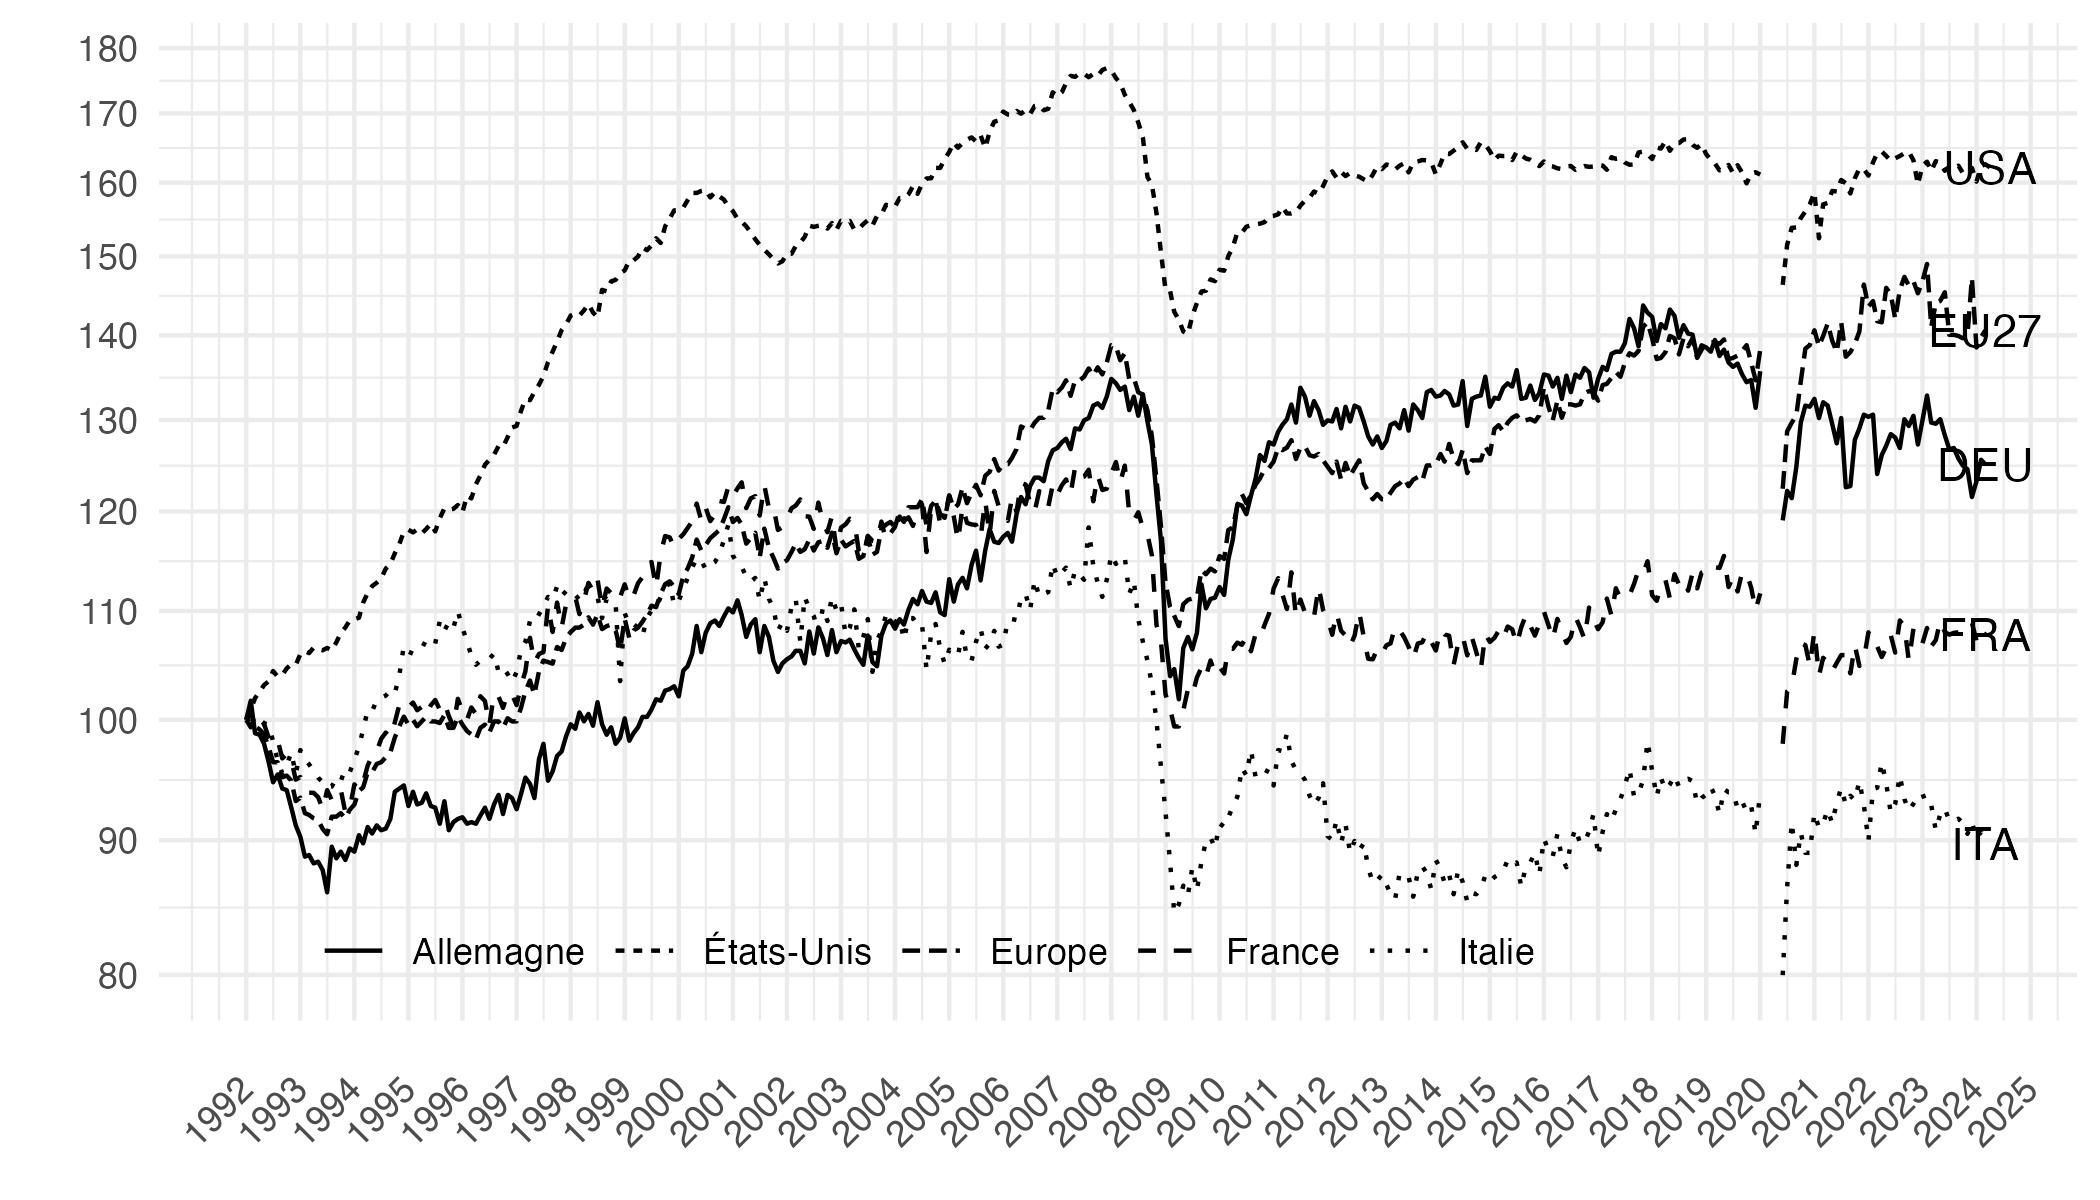

Source code (R):
rm(list = ls())
library(tidyverse)
library(scales)
source("../../code/load_data.R")
load_data("oecd/INDSERV.RData")
load_data("oecd/INDSERV_var.RData")
metadata_load_fr <- function(code, CL_code, data = INDSERV_var){
  assign(code, as.data.frame(data@codelists, codelistId = CL_code) %>%
           select(id, label.fr) %>%
           setNames(c(code, stringr::str_to_title(code))),
         envir = .GlobalEnv)
}

metadata_load_fr("REF_AREA", "CL_AREA")

graphique2_data <- INDSERV %>%
  filter(MEASURE == "PRVM",
         ACTIVITY == "C",
         FREQ == "M",
         ADJUSTMENT == "Y",
         REF_AREA %in% c("USA", "EU27_2020", "ITA", "FRA", "DEU")) %>%
  left_join(REF_AREA, by = "REF_AREA") %>%
  mutate(date = paste0(obsTime, "-01") %>% as.Date) %>%
  select(-obsTime) %>%
  select(date, everything()) %>%
  filter(date >= as.Date("1992-01-01")) %>%
  mutate(obsValue = ifelse(year(date) == 2020 & month(date) %in% 2:5, NA, obsValue)) %>%
  group_by(Ref_area) %>%
  arrange(date) %>%
  mutate(obsValue = 100*obsValue/obsValue[1]) %>%
  ungroup %>%
  mutate(Ref_area = ifelse(REF_AREA == "EU27_2020", "Europe", Ref_area)) %>%
  mutate(REF_AREA = ifelse(REF_AREA == "EU27_2020", "EU27", REF_AREA)) %>%
  select(Ref_area, REF_AREA, date, obsValue)


write_csv2(graphique2_data, file = "graphiques/graphique2.csv")

graphique2 <- graphique2_data %>%
  ggplot(.) + geom_line(aes(x = date, y = obsValue, linetype = Ref_area)) +
  theme_minimal() + xlab("") + ylab("") +
  scale_x_date(breaks = c(seq(1992, 2100, 1)) %>% paste0("-01-01") %>% as.Date,
               labels = date_format("%Y")) +
  scale_y_log10(breaks = seq(-10, 300, 10),
                labels = dollar_format(accuracy = 1, prefix = "")) +
  theme(legend.title = element_blank(),
        legend.position = c(0.4, 0.07),
        axis.text.x = element_text(angle = 45, vjust = 0.5, hjust=1),
        legend.direction = "horizontal") +
  geom_text(data = . %>% group_by(Ref_area) %>% filter(date == max(date)),
            aes(x = date, y = obsValue, label = REF_AREA))
        


graphique2
save(graphique2, file = "graphiques/graphique2.RData")
ggsave(graphique2, file = "graphiques/graphique2.pdf", bg = "white", width = 7, height = 4)
ggsave(graphique2, file = "graphiques/graphique2.png", bg = "white", width = 7, height = 4)
ggsave(graphique2, file = "graphiques/graphique2.svg", bg = "white", width = 7, height = 4)

